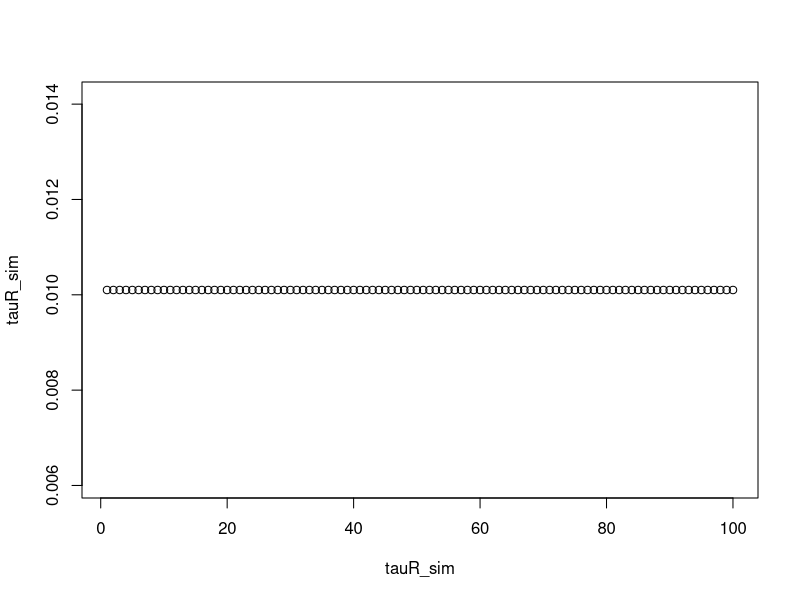
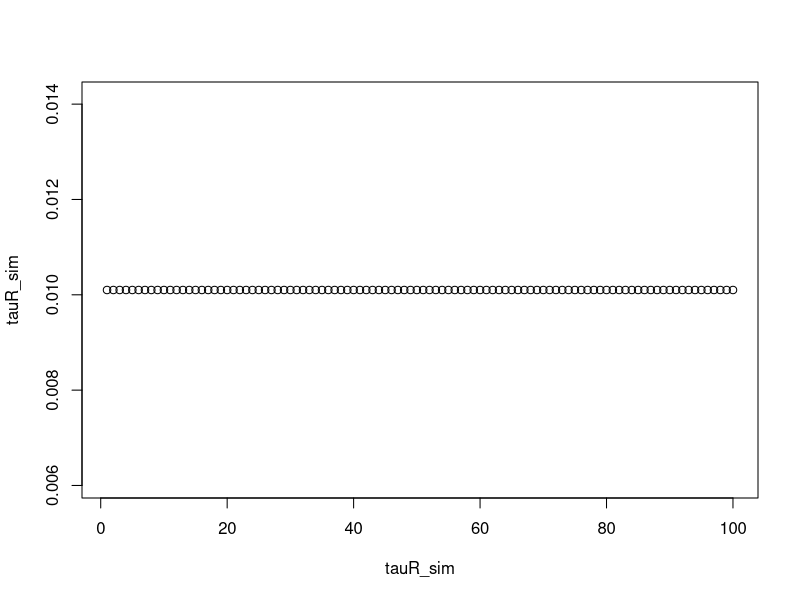
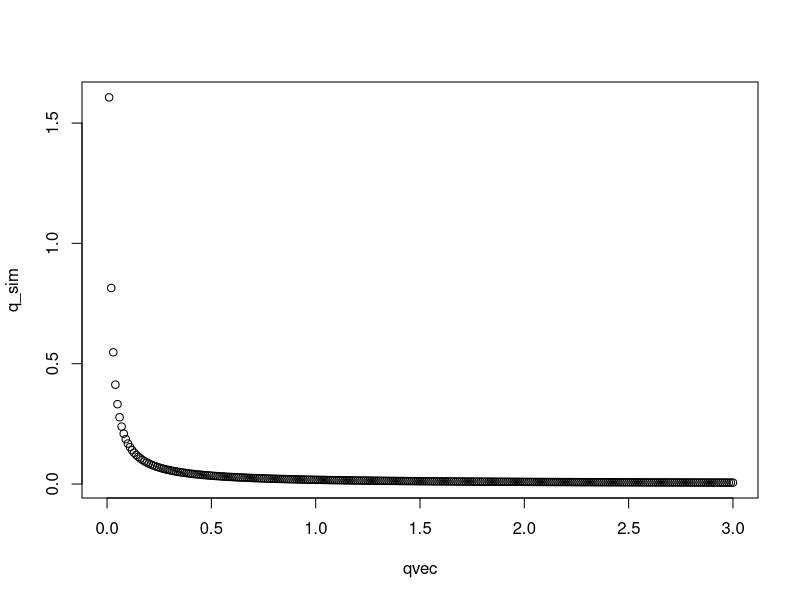
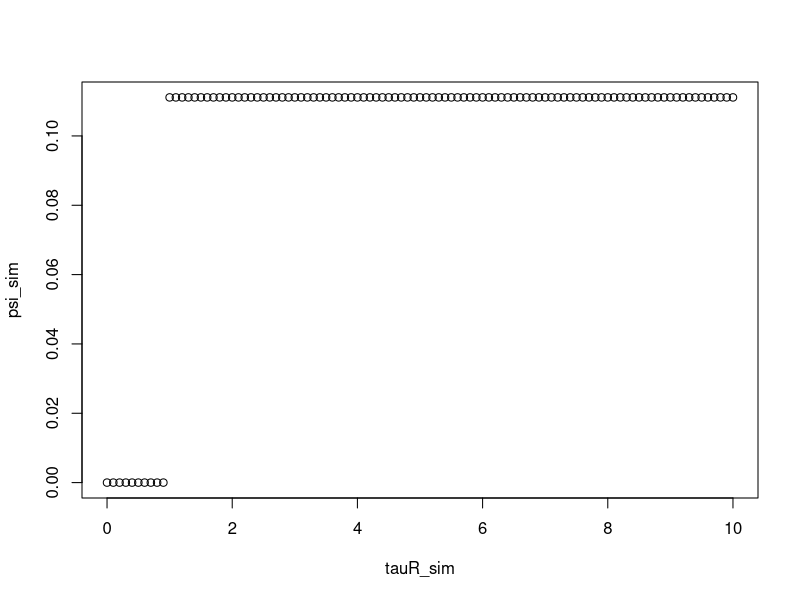
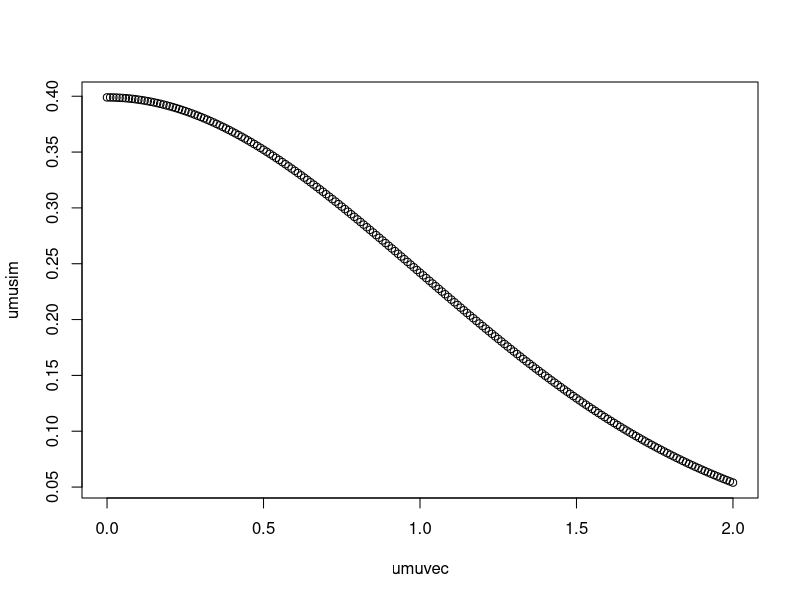
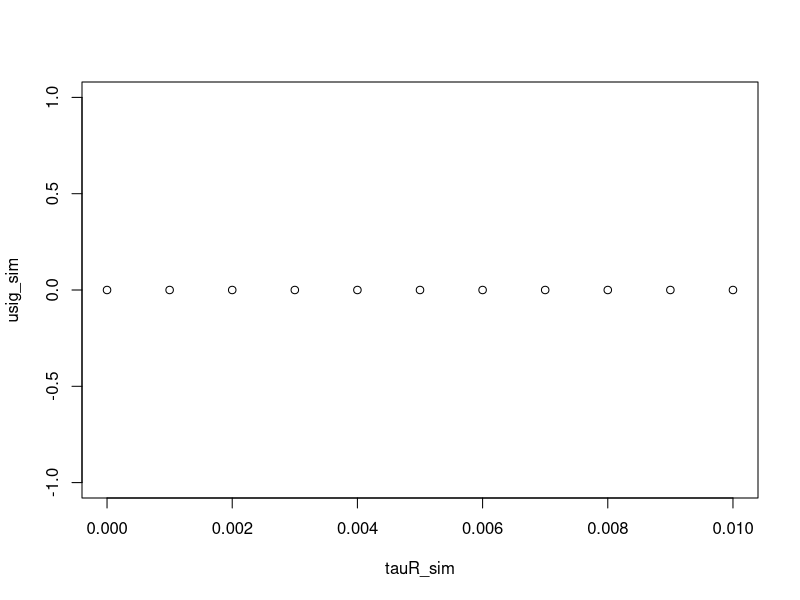

Recreate these plots in R, in order. (Note: this script raises an error after producing the figures.)
#PRIORS and Their Distributions 


#make empty vector

#####
#tauR
#####
tauR ~ dunif(1,100); #this is the estimated variance prior for Spawn Index
tr_vec <- seq(1,100,by=1)
tauR_sim<-dunif(tr_vec,min=1,max=100)
plot(tr_vec,tauR_sim,xlab="tauR_sim")


tauR ~ dgamma(1,100); #this is the estimated variance prior for Spawn Index
tr_vec <- seq(1,100,by=1)
tauR_sim<-dunif(tr_vec,min=1,max=100)
plot(tr_vec,tauR_sim,xlab="tauR_sim")


#####
#q
#####
#q ~ dgamma(.02,0.001);  #Fraction of Spawn Observed on spawn surveys estiamted across  sites
qvec<-seq(0,3,by=0.01)
q_sim <-dgamma(qvec,0.02,0.001)
plot(qvec,q_sim)

#####
#psi
#####
#psi ~ 0.1 #dunif(0,10) #this is in variance for fishing set fixed to try to get convergence
psivec<-seq(0,10,by=0.1)
psi_sim<-dunif(psivec,min=1,max=10) 
plot(psivec,psi_sim,xlab="tauR_sim")  ##*** something strange here


#####
#Pc
#####
#Pc[i,j] ~ dunif(0,c_prior[i,j]) #catch fraction estimated as fraction of 
#c prior is listed as max of 0.01 if there's a zero and 0.95 if ther's fishing in that site 

#####
#Umu
#####
#Umu ~ dnorm(0,1) #average population growth
umuvec<-seq(0,2,by=0.01)
umusim<-dnorm(umuvec,0,1)
plot(umuvec,umusim)


#####
#Usig ******* this seems like  too small of a range for var term
#####
#Usig ~ dunif(0,100); #variance in population growth 
usigvec<-seq(0,.01,by=0.001) #doing this 0.01 which is 1/100, or 1/100^2
usig_sim<-dunif(usigvec,min=1,max=10) 
plot(usigvec,usig_sim,xlab="tauR_sim")  ##*** something strange here

Usig ~ dunif(0,100); #variance in population growth 
Utau <- 1/(Usig*Usig);#precision of variance in pop growth

#####
#U ********this could be a place to dig in and impose a uniform prior keeping it from going so big
#####
#U[i] ~ dnorm(Umu,Utau) #each sites got the 
uvec<-seq(0,3,by=0.01)
usim<-dnorm(uvec,median(umusim),median(usig_sim))
usim<-dgamma(uvec,0.8,0.1) #one option would be to encourage the u estimates to stay away from higher values 
plot(uvec,usim)


#####
#pdocoef
#####
#pdocoef~dnorm(0,1); #estimated impact of pdo of herring
pdocoefvec<-seq(0,1,by=0.01)
pdocoef_sim<-dnorm(pdocoefvec,0,100)
plot(pdocoefvec,pdocoef_sim)


#####
#sigma2
#####
sigma2 ~ dgamma(0.01,0.01) #variance 
sigma2vec<-seq(0,2,by=0.01)
sigma2_sim<-dgamma(sigma2vec,.0001,0.001)
plot(sigma2vec,sigma2_sim)

#####
#eta
#####

#invEta ~ dgamma(0.01,0.01) #wiggle on distance decay
#eta <- 1/invEta


#####
#theta
#####
#    Q[i,j] <- sigma2 * exp(-theta * distMat5[i,j]) #no nugget 

#ignoring the weird log thingy
thetavec<-seq(0,1,by=.01)
theta_sim<-dnorm(thetavec,5,1)
plot(thetavec,theta_sim)

dsim<-seq(0,400,1)
thetsim<-exp(-0.001*dsim)
thetasim2<-exp(-0.001*dsim)
plot(dsim, thetsim,ylim=c(0,1))
plot(dsim,thetasim2)

covt<-exp(-theta_sim*thetavec)

plot(thetavec,covt)


theta_sim2<-dgamma(thetavec,1,0.6)
plot(thetavec,theta_sim2)

################
jagsgamma <- function(x, r, mu) {(mu^r*x^(r-1)*exp(-mu*r))/gamma(r)}


p.both.gamma <- function(x, r.jags, mu.jags, ylab = "Density", ...) {
    ## plot the density using the formula of jags
    matplot(x, cbind(jagsgamma(x, r.jags, mu.jags),
                     dgamma(x, shape=r.jags, rate=mu.jags)),
            type="l", lty=1, ylab=ylab, ...)
            
    mtext(substitute(list(r[jags] == R, mu[jags] == M),
                     as.list(formatC(c(R=r.jags, M=mu.jags)))))
    legend("topright", c("jagsgamma", "dgamma"), lty=1, col=1:2, bty = "n")
}

x <- seq(0,1, by=0.1)
# parameters of the gamma
p.both.gamma(x, r.jags = 0.001, mu.jags = 0.001)
p.both.gamma(x, r.jags = 0.001, mu.jags = 0.001,
             log = "xy")
## It seems to work. Both curves are superimposed.

## MM: something in between:
p.both.gamma(x, r.jags = 0.1, mu.jags = 0.5)
p.both.gamma(x, r.jags = 0.1, mu.jags = 0.5, log = "xy")

## But it is not at all with these parameters:

p.both.gamma(x, r.jags = .001, mu.jags = 0.001)


p.both.gamma(x, r.jags = .001, mu.jags = 10)

##################



#LIKELIHOOD FUNCTIONs 
Y[i,j] ~  dnorm(X[i,j]*q,1/tauR) #spawn index 
ctab[i,j] ~ dnorm(tl[i,j],1/.1) #distribution of catch data  

X[1,j] ~ dnorm(20,0.1); # vague normal prior for first time step

delta[i,1:nSites] ~ dmnorm(delta[i-1,1:nSites],tauQ[1:nSites,1:nSites]);

##THINGS TO LOOK INTO

#pdocoef - should likely be lower th
